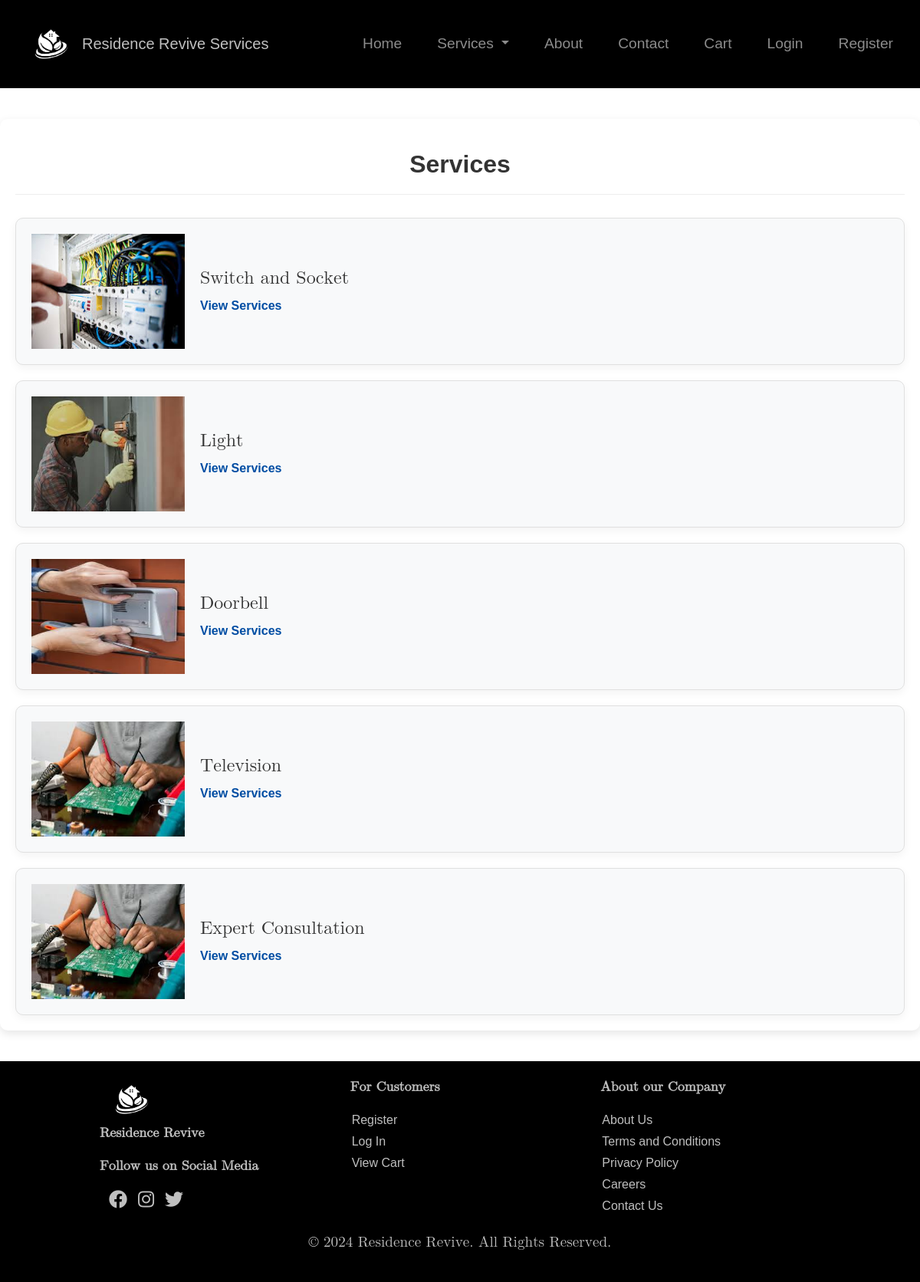
Page /subcategory.php?category_id=3 on the committed database.
### tables this page shows
CREATE TABLE IF NOT EXISTS sub_categories (
    sub_category_id INT PRIMARY KEY,
    sub_category_name VARCHAR(100) NOT NULL UNIQUE
);

### includes/functions.php (called while the page is built, shortened)
<?php
function getSubCategories($conn, $category_id)
{
    $sql = "SELECT  DISTINCT sc.sub_category_id, sc.sub_category_name
            FROM sub_categories sc
            INNER JOIN category_subcategory_service_mapping csm ON sc.sub_category_id = csm.sub_category_id
            WHERE csm.category_id = ?";
    $stmt = $conn->prepare($sql);
    $stmt->bind_param("i", $category_id);
    $stmt->execute();
    $result = $stmt->get_result();
    $subcategories = [];
    if ($result->num_rows > 0) {
        while ($row = $result->fetch_assoc()) {
            $subcategories[] = $row;
        }
    }
    return $subcategories;
}
?>

### subcategory.php (the view, shortened to what this page needs)
<?php
include 'config/db.php';
include 'includes/functions.php';
?>
<!DOCTYPE html>
<html lang="en">
<head>
    <link rel="stylesheet" href="css/subcategory.css">
</head>
<body>
<?php include 'includes/header.php'; ?>
    <div class="subcategories">
        <h3>Services</h3>
        <div class="subcategory">
            <?php
            $category_id = isset($_GET['category_id']) ? intval($_GET['category_id']) : 0;
            $subcategories = getSubCategories($conn, $category_id);
            foreach ($subcategories as $subcategory) {
            ?>
            <div class="subcategory-card" data-sub-category-id="<?php echo $subcategory['sub_category_id']; ?>">
                <?php
                $sub_icons = [
                    'Bathroom Cleaning' => './images/service-images/BathroomCleaning.jpg',
                    'Kitchen Cleaning' => './images/service-images/KitchenCleaning.jpg',
                    'Carpet Cleaning' => './images/service-images/CarpetCleaning.jpg',
                    'Home Cleaning' => './images/service-images/HomeCleaning.jpg',
                    'Refrigerator'=> './images/service-images/Refrigerator.jpg',
                    'Microwave'=> './images/service-images/Microwave.jpg',
                    'Induction'=> './images/service-images/Induction.jpg',
                    'Chimney'=> './images/service-images/Chimney.jpg',
                    'Washer'=> './images/service-images/Washer.jpg',
                    'Dryer'=> './images/service-images/Dryer.jpg',
                    'Dish Washer'=> './images/service-images/DishWasher.jpg',
                    'Switch and Socket'=> './images/service-images/SwitchandSocket.jpg',
                    'Light'=> './images/service-images/Light.jpg',
                    'Doorbell'=> './images/service-images/Doorbell.jpg',
                    'Television'=> './images/service-images/Television.jpg',
                    'Expert Consultation'=> './images/service-images/ExpertConsultation.jpg',
                    'Wardrobe'=> './images/service-images/Wardrobe.jpg',
                    'Tables/Drawers/Workspaces'=> './images/service-images/TablesDrawersWorkspaces.jpg',
                    'Bed'=> './images/service-images/Bed.jpg',
                    'Sofa'=> './images/service-images/Sofa.jpg',
                    'Tap'=> './images/service-images/Tap.jpg',
                    'Basin & Sink'=> './images/service-images/BasinSink.jpg',
                    'Bath fittings'=> './images/service-images/Bathfittings.jpg',
                    'Minor Fitting/Installation'=> './images/service-images/MinorFittingInstallation.jpg',
                    'Toilet'=> './images/service-images/Toilet.jpg',
                    'Shower'=> './images/service-images/Shower.jpg',
                    'Insects'=> './images/service-images/insects.jpg',
                    'Rodents'=> './images/service-images/rodents.jpg',
                    'Others'=> './images/service-images/Others.jpg',
                ];
                ?>
                <?php if (isset($sub_icons[$subcategory['sub_category_name']])): ?>
                    <img src="<?php echo $sub_icons[$subcategory['sub_category_name']]; ?>"
                        alt="<?php echo $subcategory['sub_category_name']; ?> icon" class="subcategory-icon">
                <?php else: ?>
                    <img src="images/default.png" alt="Default icon" class="subcategory-icon">
                <?php endif; ?>
                <div class="subcategory-info">
                    <h2><?php echo $subcategory['sub_category_name']; ?></h2>
                    <a href="#" class="view-services" data-sub-category-id="<?php echo $subcategory['sub_category_id']; ?>">View Services</a>
                </div>
            </div>
            <?php } ?>
        </div>
    </div>
    <?php include 'includes/footer.php'; ?>
</body>
</html>

### css/subcategory.css (style rules this page uses)
body { font-family: 'Roboto', sans-serif; background-color: #f8f9fa; margin: 0; padding: 0; }
.subcategories { max-width: 1400px; margin: 40px auto; padding: 20px; background-color: #ffffff; border-radius: 10px; box-shadow: 0 4px 12px rgba(0, 0, 0, 0.1); }
.subcategories h3 { text-align: center; font-size: 2rem; color: #333; padding: 20px 0; border-bottom: 1px solid #eee; margin-bottom: 30px; font-weight: bold; }
.subcategory { display: flex; flex-direction: column; gap: 20px; }
.subcategory-card { display: flex; padding: 20px; background-color: #f8f9fa; border: 1px solid #e0e0e0; border-radius: 10px; box-shadow: 0 4px 12px rgba(0, 0, 0, 0.05); transition: transform 0.3s ease, box-shadow 0.3s ease; align-items: center; gap: 20px; }
.subcategory-card img { width: 200px; height: 150px; }
.subcategory-info { flex: 1; display: flex; flex-direction: column; gap: 10px; }
.subcategory-info h2 { font-size: 1.5rem; color: #333; margin: 0; font-weight: 500; font-family: math; }
.subcategory-info a { color: #004DA3; text-decoration: none; font-weight: bold; }

### css/styles.css (style rules this page uses)
body { font-family: Arial, sans-serif; margin: 0; padding: 0; }

### rows in the picture
sub_categories: shows a picture, sub_category_name "Switch and Socket"
sub_categories: sub_category_name (picture), sub_category_name "Light"
sub_categories: sub_category_name (picture), sub_category_name "Doorbell"
sub_categories: sub_category_name (picture), sub_category_name "Television"
sub_categories: sub_category_name "Expert Consultation"
